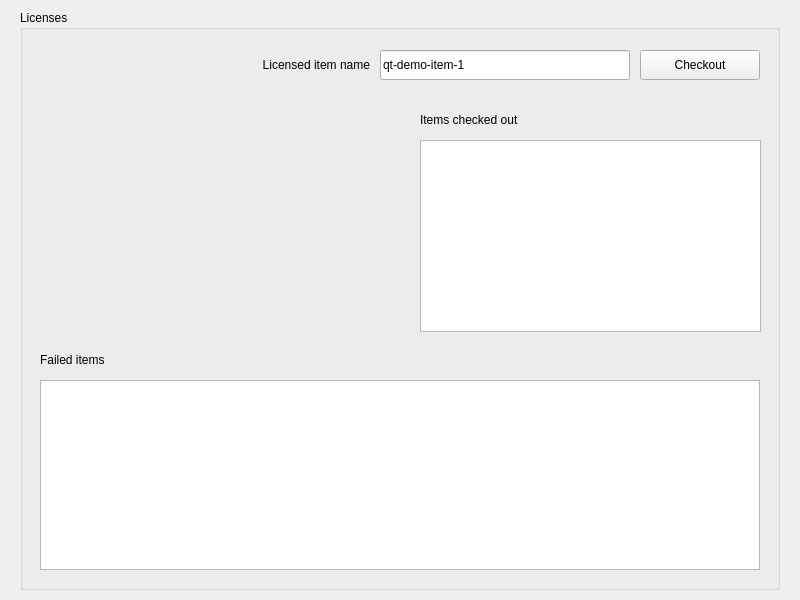
<?xml version="1.0" encoding="UTF-8"?>
<ui version="4.0">
 <class>tenduke::qt::demo::LicenseCheckoutWindow</class>
 <widget class="QMainWindow" name="tenduke::qt::demo::LicenseCheckoutWindow">
  <property name="geometry">
   <rect>
    <x>0</x>
    <y>0</y>
    <width>800</width>
    <height>600</height>
   </rect>
  </property>
  <property name="windowTitle">
   <string>MainWindow</string>
  </property>
  <widget class="QWidget" name="centralwidget">
   <widget class="QGroupBox" name="groupBox">
    <property name="geometry">
     <rect>
      <x>20</x>
      <y>10</y>
      <width>760</width>
      <height>580</height>
     </rect>
    </property>
    <property name="title">
     <string>Licenses</string>
    </property>
    <widget class="QPushButton" name="btnCheckout">
     <property name="geometry">
      <rect>
       <x>620</x>
       <y>40</y>
       <width>120</width>
       <height>30</height>
      </rect>
     </property>
     <property name="text">
      <string>Checkout</string>
     </property>
    </widget>
    <widget class="QLineEdit" name="licensedItemName">
     <property name="geometry">
      <rect>
       <x>360</x>
       <y>40</y>
       <width>250</width>
       <height>30</height>
      </rect>
     </property>
     <property name="text">
      <string>qt-demo-item-1</string>
     </property>
    </widget>
    <widget class="QLabel" name="lblLicensedItemName">
     <property name="geometry">
      <rect>
       <x>200</x>
       <y>40</y>
       <width>150</width>
       <height>30</height>
      </rect>
     </property>
     <property name="text">
      <string>Licensed item name</string>
     </property>
     <property name="alignment">
      <set>Qt::AlignRight|Qt::AlignTrailing|Qt::AlignVCenter</set>
     </property>
    </widget>
    <widget class="QTableWidget" name="tblLicense">
     <property name="geometry">
      <rect>
       <x>400</x>
       <y>130</y>
       <width>341</width>
       <height>192</height>
      </rect>
     </property>
    </widget>
    <widget class="QTableWidget" name="tblFailedItems">
     <property name="geometry">
      <rect>
       <x>20</x>
       <y>370</y>
       <width>720</width>
       <height>190</height>
      </rect>
     </property>
    </widget>
    <widget class="QLabel" name="lblItemsCheckedOut">
     <property name="geometry">
      <rect>
       <x>400</x>
       <y>100</y>
       <width>160</width>
       <height>19</height>
      </rect>
     </property>
     <property name="text">
      <string>Items checked out</string>
     </property>
    </widget>
    <widget class="QLabel" name="lblItemsFailed">
     <property name="geometry">
      <rect>
       <x>20</x>
       <y>340</y>
       <width>91</width>
       <height>19</height>
      </rect>
     </property>
     <property name="text">
      <string>Failed items</string>
     </property>
    </widget>
   </widget>
  </widget>
 </widget>
 <resources/>
 <connections/>
</ui>
